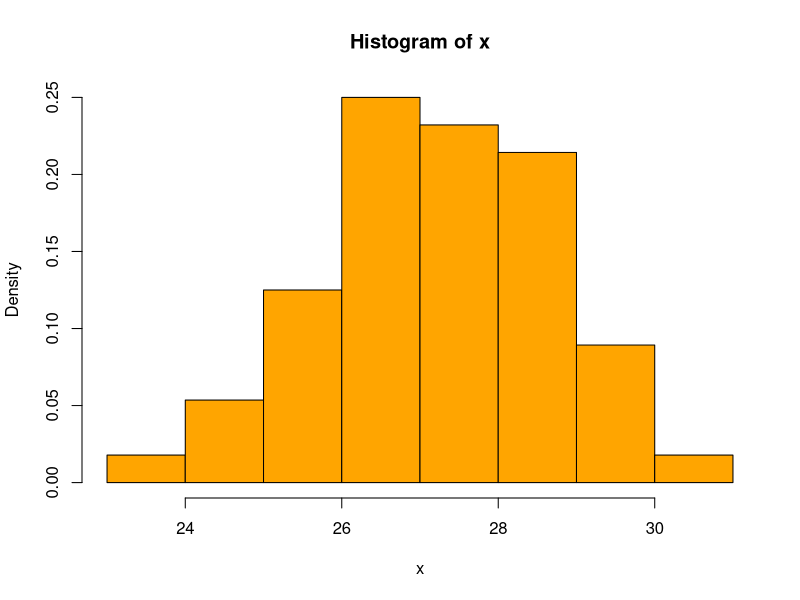

Generate this figure with R:

x=c(28.3,26.8,26.6,26.5,28.1,24.8,27.4,26.2,29.4,28.6,24.9,25.2,30.4,27.7,27.0,  26.1,28.1,26.9,28.0,27.6,25.6,29.5,27.6,27.3,26.2,27.7,27.2,25.9,26.5,28.3,26.5,29.1,23.7,29.7,26.8,29.5,28.4,26.3,28.1,28.7,27.0,25.5,26.9,27.2,27.6,25.5,28.3,27.4,28.8,25.0,25.3,27.7,25.2,28.6,27.9,28.7)
n=length(x)
n 

media=mean(x)
std=sd(x)
media
std

hist(x,freq=FALSE,col="orange")

tmin=qt(0.025,n-1)
tmax=qt(0.975,n-1)

tmin
tmax

media+tmin*std/sqrt(n)
media+tmax*std/sqrt(n)

(n-1)*var(x)/qchisq(0.025,n-1)
(n-1)*var(x)/qchisq(0.975,n-1)




